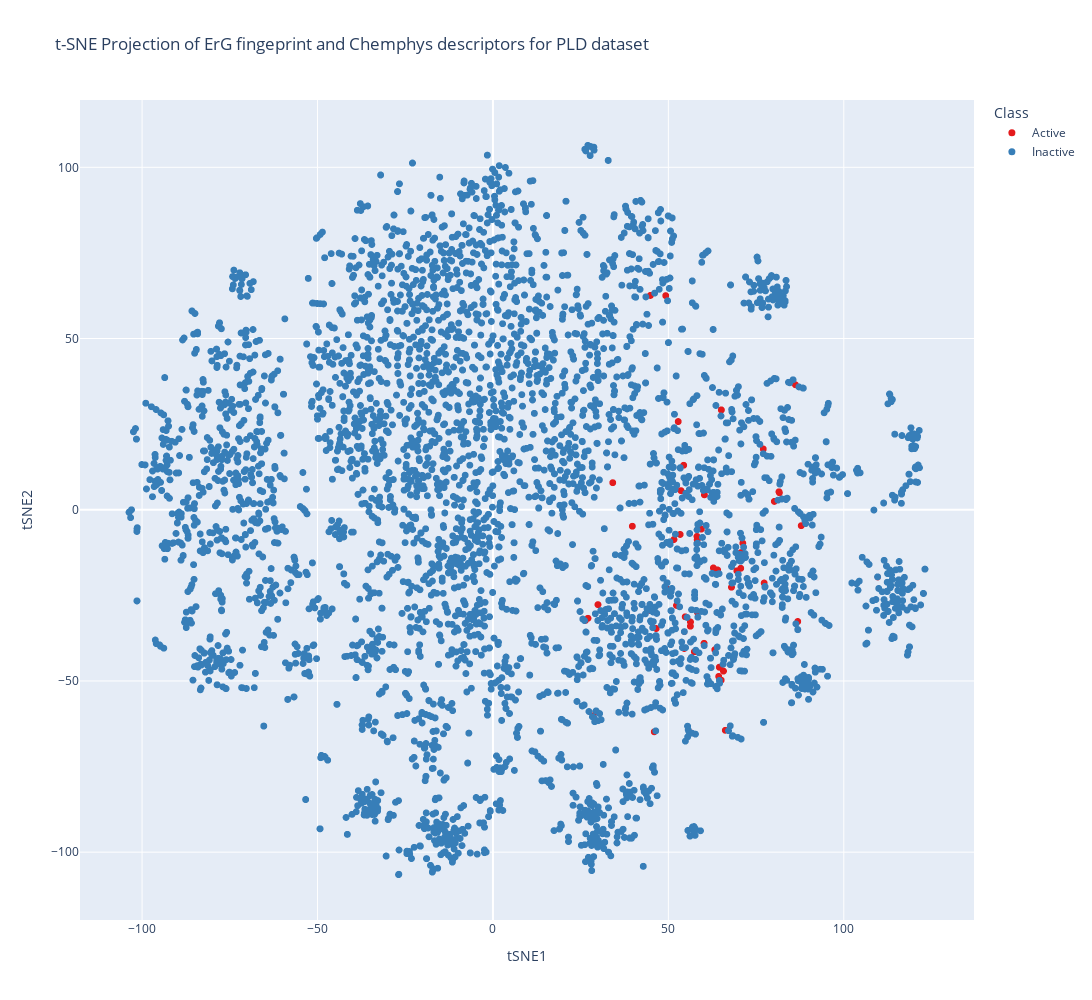

Write notebook code for a chart like this one.
### Code cell
fig = px.scatter(
    tsne_df,
    x="tSNE1",
    y="tSNE2",
    color="Class",
    color_discrete_sequence=px.colors.qualitative.Set1,
    title="t-SNE Projection of ErG fingeprint and Chemphys descriptors for PLD dataset",
    height=1000,  # Set the height of the plot
    width=1200,
)  # Set the width of the plot
fig.update_traces(marker_size=7)
fig.show()

### Figure 1 — Plotly figure (JSON) as saved in the notebook; plotly's stock layout.template omitted (floating-point values rounded to 4 significant figures; data arrays with more than 128 entries replaced by an {"elided": "..."} marker saying what was removed)
{"data": [{"hovertemplate": "Class=Active<br>tSNE1=%{x}<br>tSNE2=%{y}<extra></extra>", "legendgroup": "Active", "marker": {"color": "rgb(228,26,28)", "size": 7, "symbol": "circle"}, "mode": "markers", "name": "Active", "showlegend": true, "type": "scattergl", "x": [51.59, 45.98, 53.36, 49.53, 81.64, 64.05, 62.83, 69.55, 70.63, 56.18, 58.2, 81.53, 69.53, 56.28, 109.7, 44.86, 28.55, 64.52, 46.53, 52.32, 44.87, 57.4, 58.23, 60.27, 54.52, 64.34, 59.4, 70.67, 54.37, 80.2, 58.16, 65.06, 66.23, 52.81, 54.79, 56.3, 54.55, 67.98, 64.56, 65.7, 77.05, 60.17, 87.86, 65.1, 65.1, 26.35, 60.22, 77.3, 27.08, 39.73, 49.25, 63.22, 29.93, 71.21, 86.22, 86.87, 53.6, 34.14], "xaxis": "x", "y": [-8.69, -64.85, -7.218, -23.05, 4.965, -17.6, -17.0, -17.85, -17.11, -65.01, -8.752, 5.25, -17.83, -34.01, -19.64, -29.45, -60.19, -45.98, -34.69, -27.94, 62.58, -41.48, -29.9, 4.352, -40.51, -48.68, -5.644, -12.52, 12.99, 2.428, -7.783, -49.76, -64.42, 25.75, -31.26, -32.78, -35.62, -22.64, -46.03, -47.12, 17.74, -39.01, -4.657, 29.14, 29.14, -32.34, -39.66, -21.41, -31.7, -4.817, 62.53, -40.89, -27.71, -9.774, 36.49, -32.64, 5.569, 7.9], "yaxis": "y"}, {"hovertemplate": "Class=Inactive<br>tSNE1=%{x}<br>tSNE2=%{y}<extra></extra>", "legendgroup": "Inactive", "marker": {"color": "rgb(55,126,184)", "size": 7, "symbol": "circle"}, "mode": "markers", "name": "Inactive", "showlegend": true, "type": "scattergl", "x": {"elided": "4200 float values"}, "xaxis": "x", "y": {"elided": "4200 float values"}, "yaxis": "y"}], "layout": {"height": 1000, "legend": {"title": {"text": "Class"}, "tracegroupgap": 0}, "title": {"text": "t-SNE Projection of ErG fingeprint and Chemphys descriptors for PLD dataset"}, "width": 1200, "xaxis": {"anchor": "y", "domain": [0, 1], "title": {"text": "tSNE1"}}, "yaxis": {"anchor": "x", "domain": [0, 1], "title": {"text": "tSNE2"}}}}
